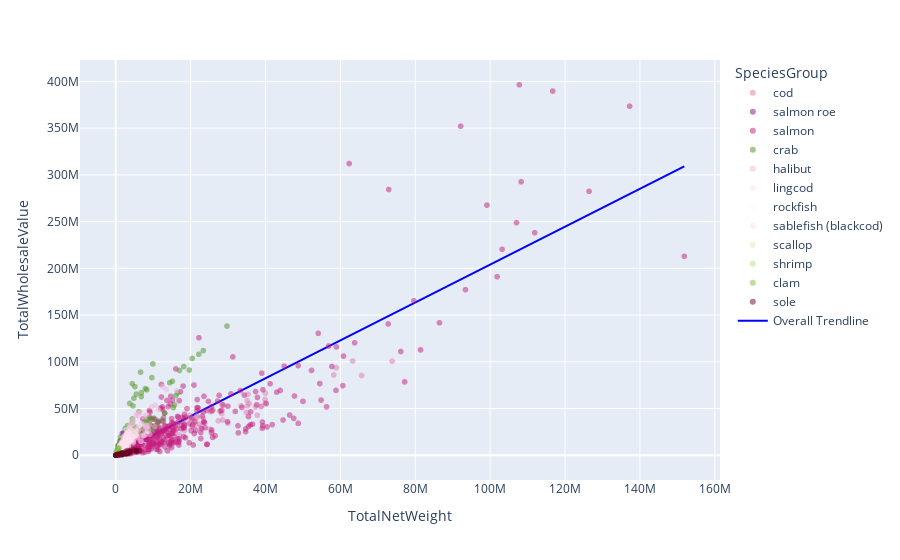

Notebook source saved alongside this figure:
### Code cell
fig = px.scatter(DFseafoodmaskedfinal,
                 x='TotalNetWeight',
                 y="TotalWholesaleValue",
                 color= 'SpeciesGroup',
                 color_discrete_map = {'rockfish':'#fff7f3',
                                        'salmon':'#c51b7d',
                                       'cod':'#de77ae',
                                       'halibut':'#f1b6da',
                                       'sablefish (blackcod)':'#fde0ef',
                                        'sole':'#67001f',
                                       'crab':'#4d9221',
                                       'shrimp':'#b8e186',
                                       'clam':'#7fbc41',
                                       'scallop':'#d9f0a3',
                                       'salmon roe':'#810f7c',
                                       'lingcod':'#fde0dd'},
                trendline='ols',
                trendline_scope='overall',
                trendline_color_override='blue',
                opacity = 0.5)

fig.show()

### Figure 1 — Plotly figure (JSON) as saved in the notebook; plotly's stock layout.template omitted (floating-point values rounded to 4 significant figures; data arrays with more than 128 entries replaced by an {"elided": "..."} marker saying what was removed)
{"data": [{"hovertemplate": "SpeciesGroup=cod<br>TotalNetWeight=%{x}<br>TotalWholesaleValue=%{y}<extra></extra>", "legendgroup": "cod", "marker": {"color": "#de77ae", "opacity": 0.5, "symbol": "circle"}, "mode": "markers", "name": "cod", "showlegend": true, "type": "scattergl", "x": {"elided": "136 int values"}, "xaxis": "x", "y": {"elided": "136 int values"}, "yaxis": "y"}, {"hovertemplate": "SpeciesGroup=salmon roe<br>TotalNetWeight=%{x}<br>TotalWholesaleValue=%{y}<extra></extra>", "legendgroup": "salmon roe", "marker": {"color": "#810f7c", "opacity": 0.5, "symbol": "circle"}, "mode": "markers", "name": "salmon roe", "showlegend": true, "type": "scattergl", "x": [3121, 264378, 36051, 302969, 382703, 6751, 62375, 2451300, 3939, 606308, 43644, 883954, 223848, 35759, 2106706, 152116, 248437, 48646, 1289697, 29899, 601422, 6778, 913, 334104, 40211, 910433, 250286, 5402, 1769274, 12186, 936402, 26510, 13479, 1101509, 295214, 3001849, 190482, 1169431, 10287, 21183, 2163, 360555, 31222, 294784, 26359, 422846, 2247538, 72015, 472345, 15740, 757544, 305136, 49804, 652735, 130831, 774510, 79676, 741391, 10076, 1223699, 12877, 3478, 357250, 42492, 1519781, 360964, 7409, 1113953, 49802, 1485148, 47085, 30877, 674916, 209080, 2886895, 293336, 359744, 4477, 39749, 142105, 1395038, 8837, 431170, 46617, 482680, 442116, 29931, 1143558, 135138, 607431, 41897, 10170, 601171, 74342, 1638680, 3811, 114582, 35051, 1091666, 138658, 6690, 981851, 203661, 1658933, 24883, 18103, 1660781, 313090, 1605795, 339310, 3550, 199840, 14155, 276334], "xaxis": "x", "y": [18104, 1786606, 161124, 955165, 2359531, 35908, 438659, 12304023, 26487, 7256089, 255457, 3747220, 1267526, 180951, 23441926, 623961, 920242, 194897, 15527001, 169595, 2145387, 20398, 1916, 2313461, 132101, 4573953, 1113172, 39363, 23422810, 60640, 2365513, 156469, 67657, 11089764, 1468661, 18448985, 856043, 11810314, 40630, 208690, 12118, 3007612, 125154, 1364064, 76096, 1289008, 10375484, 519205, 5188235, 90004, 5546927, 1841101, 368848, 7295101, 501250, 3449603, 271164, 7800960, 47945, 5718013, 97808, 13215, 2786002, 152710, 7741315, 1325991, 36235, 12106314, 228515, 5356798, 248833, 191600, 6064892, 1106269, 17258173, 1671862, 867779, 6943, 157081, 742248, 6138376, 31918, 3873015, 211421, 3204597, 2225015, 126915, 9811802, 582797, 2670635, 167993, 88426, 10183672, 277477, 6305349, 7586, 650218, 94865, 3853811, 590844, 29933, 9166506, 1183924, 4485490, 89241, 87107, 11534392, 1356229, 8030904, 1664530, 21061, 1687370, 8449, 1070760], "yaxis": "y"}, {"hovertemplate": "SpeciesGroup=salmon<br>TotalNetWeight=%{x}<br>TotalWholesaleValue=%{y}<extra></extra>", "legendgroup": "salmon", "marker": {"color": "#c51b7d", "opacity": 0.5, "symbol": "circle"}, "mode": "markers", "name": "salmon", "showlegend": true, "type": "scattergl", "x": {"elided": "714 int values"}, "xaxis": "x", "y": {"elided": "714 int values"}, "yaxis": "y"}, {"hovertemplate": "SpeciesGroup=crab<br>TotalNetWeight=%{x}<br>TotalWholesaleValue=%{y}<extra></extra>", "legendgroup": "crab", "marker": {"color": "#4d9221", "opacity": 0.5, "symbol": "circle"}, "mode": "markers", "name": "crab", "showlegend": true, "type": "scattergl", "x": {"elided": "228 int values"}, "xaxis": "x", "y": {"elided": "228 int values"}, "yaxis": "y"}, {"hovertemplate": "SpeciesGroup=halibut<br>TotalNetWeight=%{x}<br>TotalWholesaleValue=%{y}<extra></extra>", "legendgroup": "halibut", "marker": {"color": "#f1b6da", "opacity": 0.5, "symbol": "circle"}, "mode": "markers", "name": "halibut", "showlegend": true, "type": "scattergl", "x": {"elided": "150 int values"}, "xaxis": "x", "y": {"elided": "150 int values"}, "yaxis": "y"}, {"hovertemplate": "SpeciesGroup=lingcod<br>TotalNetWeight=%{x}<br>TotalWholesaleValue=%{y}<extra></extra>", "legendgroup": "lingcod", "marker": {"color": "#fde0dd", "opacity": 0.5, "symbol": "circle"}, "mode": "markers", "name": "lingcod", "showlegend": true, "type": "scattergl", "x": [10811, 58721, 31105, 2068, 4779, 5700, 160064, 9765, 39187, 7288, 1750, 8336, 9849, 124924, 2654, 69286, 9144, 5561, 3914, 126523, 20801, 14833, 2336, 6436, 157204, 2942, 43014, 6006, 2840, 21772, 15912, 144794, 13061, 87537, 5378, 32991, 9016, 88391, 19734, 63338, 3951, 10298, 2758, 132127, 38354, 62572, 8017, 41684, 3217, 6163, 122423, 14638, 57984, 6523, 254249, 4026, 18231, 146477, 21181, 79320, 6516, 56822, 5139, 4346, 166176, 13381, 90489, 1777, 2862, 26320, 13714, 96950, 3286, 42979, 5234, 24634, 25126, 18324, 81410, 9741, 56406, 5037, 343083, 29261, 16467, 183897, 8824, 52840, 10985, 13821, 31295, 13706, 157882, 11262, 35246, 12071, 19236, 27785, 5462, 104095, 11382, 39517, 6491, 8470, 25410, 60138], "xaxis": "x", "y": [24933, 77283, 55861, 2966, 5174, 7046, 225755, 19830, 53539, 13339, 2860, 8079, 29322, 178871, 5415, 103514, 18029, 5761, 13656, 219892, 30749, 33859, 2980, 8416, 285913, 8666, 60735, 10086, 1676, 41409, 29643, 233667, 23503, 148744, 9033, 60092, 17247, 181098, 36573, 150686, 9500, 21805, 7780, 312560, 61060, 140975, 20913, 71905, 3354, 18708, 326226, 22952, 154172, 16654, 662544, 4262, 60136, 339810, 42026, 164280, 12148, 95160, 5117, 3089, 375109, 27915, 207904, 4677, 6697, 21305, 19559, 226315, 6625, 135274, 16905, 48821, 19312, 48401, 261738, 20129, 193498, 15444, 277687, 25547, 34363, 571023, 36309, 177204, 33540, 33516, 27462, 48443, 446081, 41318, 148260, 44618, 50679, 33323, 14690, 315852, 35287, 155199, 28030, 16989, 30095, 190552], "yaxis": "y"}, {"hovertemplate": "SpeciesGroup=rockfish<br>TotalNetWeight=%{x}<br>TotalWholesaleValue=%{y}<extra></extra>", "legendgroup": "rockfish", "marker": {"color": "#fff7f3", "opacity": 0.5, "symbol": "circle"}, "mode": "markers", "name": "rockfish", "showlegend": true, "type": "scattergl", "x": {"elided": "830 int values"}, "xaxis": "x", "y": {"elided": "830 int values"}, "yaxis": "y"}, {"hovertemplate": "SpeciesGroup=sablefish (blackcod)<br>TotalNetWeight=%{x}<br>TotalWholesaleValue=%{y}<extra></extra>", "legendgroup": "sablefish (blackcod)", "marker": {"color": "#fde0ef", "opacity": 0.5, "symbol": "circle"}, "mode": "markers", "name": "sablefish (blackcod)", "showlegend": true, "type": "scattergl", "x": {"elided": "132 int values"}, "xaxis": "x", "y": {"elided": "132 int values"}, "yaxis": "y"}, {"hovertemplate": "SpeciesGroup=scallop<br>TotalNetWeight=%{x}<br>TotalWholesaleValue=%{y}<extra></extra>", "legendgroup": "scallop", "marker": {"color": "#d9f0a3", "opacity": 0.5, "symbol": "circle"}, "mode": "markers", "name": "scallop", "showlegend": true, "type": "scattergl", "x": [19962, 139855, 8355, 96924, 94520, 193805, 74670, 14286, 55062, 145080, 220580, 186900, 266762, 123480, 159615, 105476], "xaxis": "x", "y": [130381, 735229, 66965, 391338, 612694, 1172137, 523171, 141162, 486626, 1370739, 2389618, 2154257, 3171847, 1453699, 1947225, 1380321], "yaxis": "y"}, {"hovertemplate": "SpeciesGroup=shrimp<br>TotalNetWeight=%{x}<br>TotalWholesaleValue=%{y}<extra></extra>", "legendgroup": "shrimp", "marker": {"color": "#b8e186", "opacity": 0.5, "symbol": "circle"}, "mode": "markers", "name": "shrimp", "showlegend": true, "type": "scattergl", "x": {"elided": "137 int values"}, "xaxis": "x", "y": {"elided": "137 int values"}, "yaxis": "y"}, {"hovertemplate": "SpeciesGroup=clam<br>TotalNetWeight=%{x}<br>TotalWholesaleValue=%{y}<extra></extra>", "legendgroup": "clam", "marker": {"color": "#7fbc41", "opacity": 0.5, "symbol": "circle"}, "mode": "markers", "name": "clam", "showlegend": true, "type": "scattergl", "x": [176445, 175227, 332708, 11170, 20584, 605869, 24768, 584377, 8092, 559588, 22433, 801956, 15824, 635781, 23207, 618254, 887037, 29496, 475702, 713197, 11877, 502079, 15612, 538710, 11744, 413208, 16643], "xaxis": "x", "y": [862835, 391643, 684008, 21454, 85056, 2788602, 166894, 2647725, 35099, 2737275, 163805, 3750188, 91071, 3256510, 109031, 4586748, 7841054, 155694, 6360935, 7299641, 65324, 5411210, 124896, 3377333, 70464, 2595628, 72297], "yaxis": "y"}, {"hovertemplate": "SpeciesGroup=sole<br>TotalNetWeight=%{x}<br>TotalWholesaleValue=%{y}<extra></extra>", "legendgroup": "sole", "marker": {"color": "#67001f", "opacity": 0.5, "symbol": "circle"}, "mode": "markers", "name": "sole", "showlegend": true, "type": "scattergl", "x": [200618, 657782, 296883, 95666, 2672979, 200433, 226109, 349527, 132151, 1877543, 61315, 150277, 231918, 503238, 226594, 3242152, 46631, 32584, 22283, 755, 259795, 314177, 627934, 141228, 1589432, 52344, 341608, 9276, 461713, 1055188, 386025, 1123257, 269168, 166372, 10628, 192185, 311946, 1284549, 532055, 3254370, 993946, 349655, 223927, 882171, 2706435, 1035578, 5341961, 1769488, 79341, 548879, 4824334, 1233893, 5475237, 915495, 249810, 21882, 1379391, 3770432, 1101526, 6346156, 1436508, 237157, 52951, 98268, 1191648, 5596666, 1892466, 3772603, 6577, 4795, 353205, 2067666, 3015931, 1864605, 2728368, 329368, 26852, 611737, 1760924, 1917571, 3245019, 75531, 794342, 1591053, 1651810, 2924872, 39712, 731887, 622668, 2061547, 1823176, 215652, 64429, 654296, 2354830, 3872563, 3245998, 199064, 65542, 96422, 48921, 212869, 1164927, 1537549, 2212995], "xaxis": "x", "y": [365454, 618635, 392048, 169977, 4166011, 296777, 311978, 528197, 151856, 2478201, 15964, 230100, 354542, 735333, 170336, 4985952, 13459, 9139, 6395, 178, 294234, 590092, 883100, 109353, 2479489, 15708, 416513, 5358, 521924, 728272, 227042, 1318922, 74371, 145383, 2467, 102748, 505835, 1112438, 426436, 2733722, 387746, 363445, 137359, 918458, 1368762, 1158797, 5330873, 638638, 47361, 256971, 5535539, 1541319, 4067788, 300260, 167751, 18875, 989654, 4519194, 1071110, 5198849, 480120, 259605, 64642, 84725, 839993, 5069126, 1783757, 2868153, 18166, 13109, 220080, 1416694, 2099917, 1817798, 1912996, 175044, 20122, 408957, 1238409, 2006369, 2536559, 52667, 563405, 1128029, 1995338, 2351767, 49894, 889454, 712337, 2097578, 1873120, 143584, 44157, 384906, 1495113, 3410971, 1938859, 83142, 23322, 53069, 28236, 169386, 987457, 1556702, 2286148], "yaxis": "y"}, {"hovertemplate": "<b>OLS trendline</b><br>TotalWholesaleValue = 2.02767 * TotalNetWeight + 1.32912e+06<br>R<sup>2</sup>=0.781015<br><br>TotalNetWeight=%{x}<br>TotalWholesaleValue=%{y} <b>(trend)</b><extra></extra>", "legendgroup": "Overall Trendline", "line": {"color": "blue"}, "mode": "lines", "name": "Overall Trendline", "showlegend": true, "type": "scatter", "x": {"elided": "2695 int values"}, "xaxis": "x", "y": {"elided": "2695 float values"}, "yaxis": "y"}], "layout": {"autosize": true, "legend": {"title": {"text": "SpeciesGroup"}, "tracegroupgap": 0}, "margin": {"t": 60}, "xaxis": {"anchor": "y", "autorange": true, "domain": [0, 1], "range": [-9669000.0, 161500000.0], "title": {"text": "TotalNetWeight"}, "type": "linear"}, "yaxis": {"anchor": "x", "autorange": true, "domain": [0, 1], "range": [-30700000.0, 427100000.0], "title": {"text": "TotalWholesaleValue"}, "type": "linear"}}}
